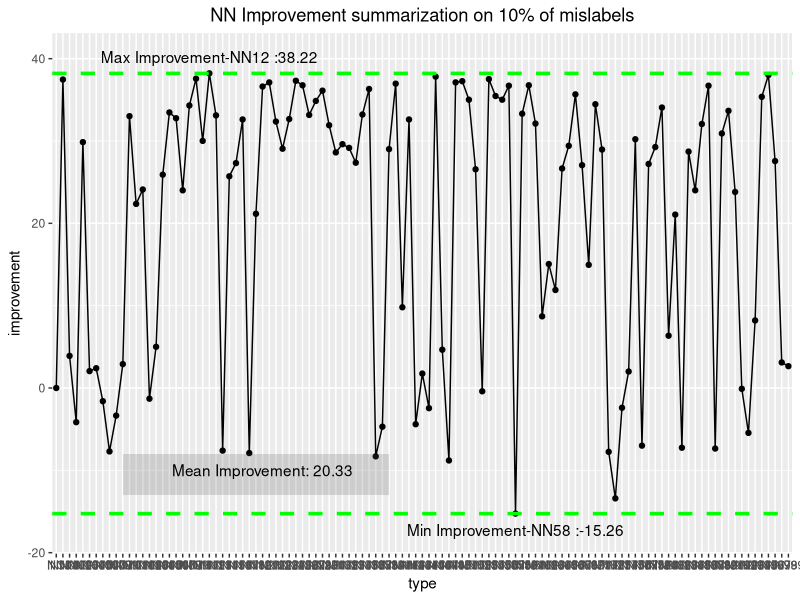
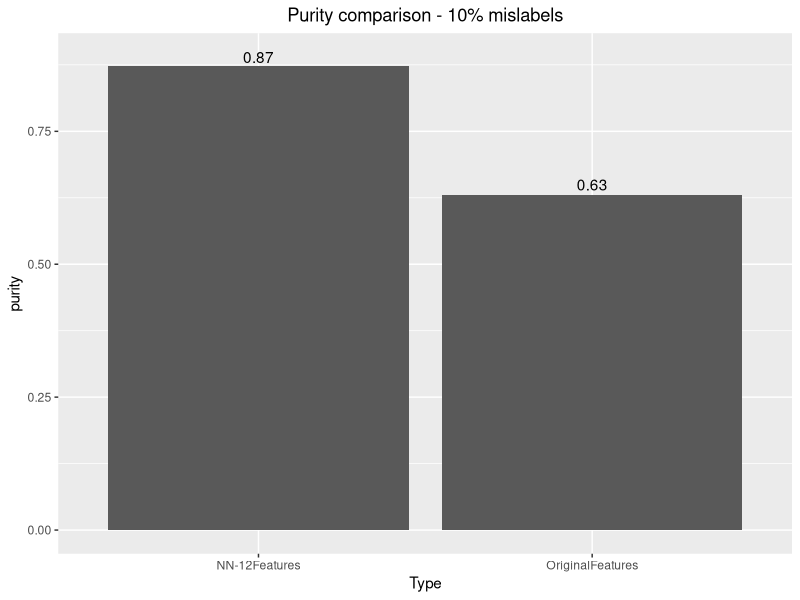

R code for these plots, in order:
setwd("D:/Spring 2018/STA/Project/newcode/expt3/")
data = read.csv("results/tanh_voice_results.csv")

getname = function(x){
  split = unlist(strsplit(as.character(x), "_"))
  string = paste(trimws(split[1], "both"),
                 trimws(split[2], "both"), trimws(split[3], "both"), sep = "")
  return(string)
}
data$type = sapply(data$type, function(x) ifelse(x == "NormalClustering", "NC", getname(x)))



library(ggplot2)
ggplot(data, aes(x=type, y=improvement, group=1)) +
  geom_line()+
  geom_point() + 
  geom_hline(yintercept = max(data$improvement), color = "green", linetype = "dashed", size = 1.2) +
  annotate("text", label = paste("Max Improvement-", data$type[grep(max(data$improvement), data$improvement)[1]], " :", 
                                 round(max(data$improvement),2), sep = ""), 
           x = data$type[grep(max(data$improvement), data$improvement)[1]], 
           y = max(data$improvement)+2, color = "black")+
  geom_hline(yintercept = min(data$improvement[1:nrow(data)]), color = "green", linetype = "dashed", size = 1.2) +
  annotate("text", label =  paste("Min Improvement-", data$type[grep(min(data$improvement), data$improvement)[1]], " :", 
                                  round(min(data$improvement),2), sep = ""),
           x = data$type[grep(min(data$improvement[1:nrow(data)]), data$improvement)[1]], 
           y = min(data$improvement[1:nrow(data)])-2, color = "black") + 
  ggtitle("NN Improvement summarization on 10% of mislabels") + theme(plot.title = element_text(hjust = 0.5))+
  annotate("rect", xmin = "NN09", xmax = "NN39", ymin = -13, ymax = -8,
           alpha = .2) + annotate("text", label = paste("Mean Improvement: ", round(mean(data$improvement[2:nrow(data)]), 2), sep = ""),
                                  x = "NN21", y = -10)


purity = c(data$purity[1], max(data$purity))
Type = c("OriginalFeatures", "NN-12Features")
plot_data = data.frame(Type, purity)
ggplot(plot_data, aes(x = Type, y = purity, group = 1)) + 
  geom_histogram(stat = "identity")+
  ggtitle("Purity comparison - 10% mislabels")+ theme(plot.title = element_text(hjust = 0.5))+
  annotate("text", label =  paste("0.87"),
           x = "NN-12Features", 
           y = 0.89, color = "black")+
  annotate("text", label =  paste("0.63"),
           x = "OriginalFeatures", 
           y = 0.65, color = "black")

